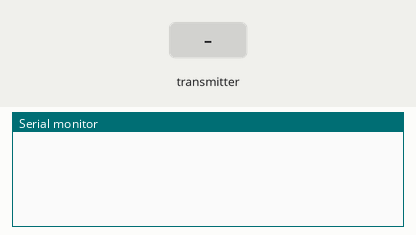
Bench run of a sketch on a simulated ESP8266 (NodeMCU). On the bench: the last lines printed to the serial monitor. Inputs (shaded band) come from the test bench. Random numbers use the default seed unless the sketch sets one.

Above: at 1.2 s.
1.3 s: the transmitter starts sending kirim = 0
At 1.61 s:
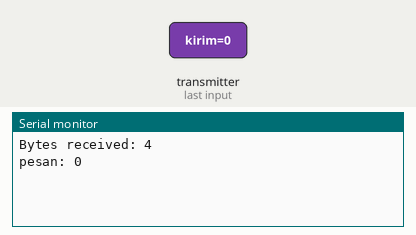
2.8 s: the transmitter starts sending kirim = 256
At 3.11 s:
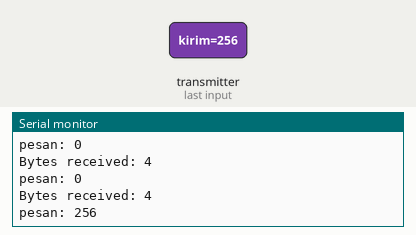

Measured:
- after the input at 1.3 s, the serial monitor: prints a new line at once (image 1)
- after the input at 2.8 s, the serial monitor: prints a new line at once (image 2)

The sketch:

node_dht.ino
```cpp
#include <espnow.h>
#include <ESP8266WiFi.h>

#define uS_TO_S_FACTOR 1000000UL
#define TIME_TO_SLEEP  10

int kondisi;

// REPLACE WITH YOUR ESP RECEIVER'S MAC ADDRESS 94:3C:C6:7B:4B:70
uint8_t broadcastAddress[] = {0x94, 0x3C, 0xC6, 0x7B, 0x4B, 0x70};

typedef struct test_struct {
  int humA1;
  int humA2;
  int humB1;
  int humB2;
  float temp1;
  float temp2;
  float vltg;
  int titik;
} test_struct;

typedef struct status_struct {
  int kirim;
} status_struct;

test_struct test;

status_struct pesan;

//esp_now_peer_info_t peerInfo;

// callback when data is sent
void OnDataSent(uint8_t *mac_addr, uint8_t sendStatus) {
  Serial.print("Last Packet Send Status: ");
  if (sendStatus == 0){
    Serial.println("Delivery success");
  }
  else{
    Serial.println("Delivery fail");
  }
}

void OnDataRecv(uint8_t * mac, uint8_t *incomingData, uint8_t len) {
  memcpy(&pesan, incomingData, sizeof(pesan));
  Serial.print("Bytes received: ");
  Serial.println(len);
  Serial.print("pesan: ");
  Serial.println(pesan.kirim);
  kondisi = pesan.kirim;
}

void setup() {
  Serial.begin(115200);

  WiFi.mode(WIFI_STA);
  WiFi.disconnect();

  if (esp_now_init() != 0) {
    Serial.println("Error initializing ESP-NOW");
    return;
  }

  esp_now_set_self_role(ESP_NOW_ROLE_COMBO);

  esp_now_register_send_cb(OnDataSent);

  // register peer
  esp_now_add_peer(broadcastAddress, ESP_NOW_ROLE_COMBO, 1, NULL, 0);
  esp_now_register_recv_cb(OnDataRecv);
}

void loop() {
  test.vltg = 0;
  test.titik = 1;
  //variabel yg diisi
  test.humA1 = random(0, 20);
  test.humA2 = random(0, 20);
  test.humB1 = random(0, 20);
  test.humB2 = random(0, 20);
  test.temp1 = random(0, 20);
  test.temp2 = random(0, 20);


  //koding pengiriman harus ada di paling bawah
  if (kondisi == 1) {
    esp_now_send(broadcastAddress, (uint8_t *) &test, sizeof(test));
    kondisi = 0;
  }

  delay(1000);
}
```
